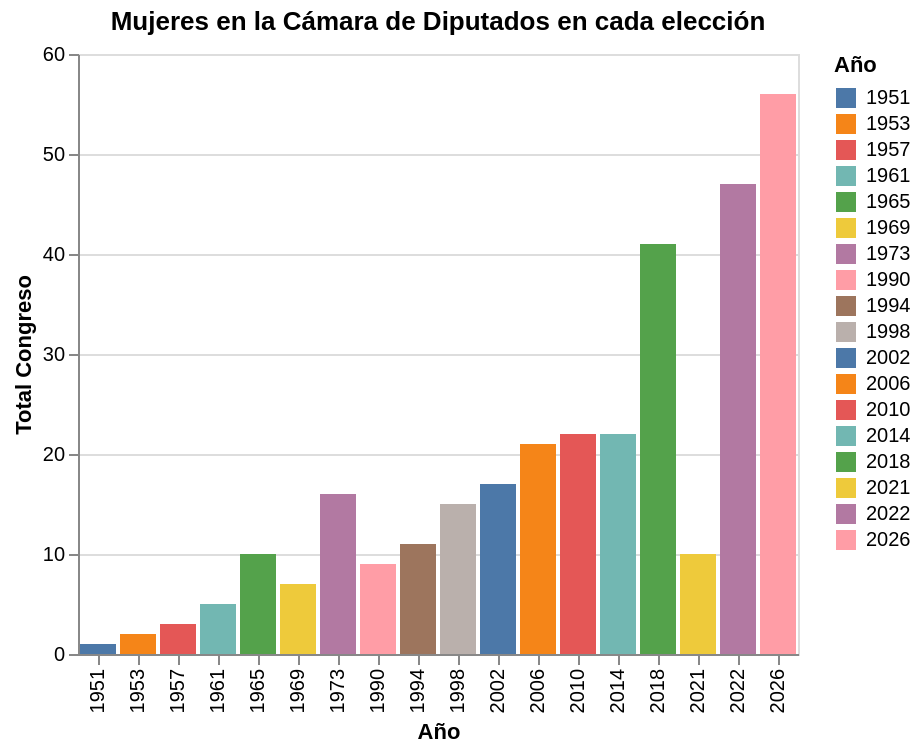

The code cell stored with this chart in its notebook:
### Code cell
alt.Chart(df).mark_bar().encode(
    x="Año:N",
    y="Total Congreso:Q",
    tooltip=["Cámara", "Año"],
    color="Año:N"
).properties(
    title="Mujeres en la Cámara de Diputados en cada elección"
)

### Figure 1 — Vega-Lite specification as saved in the notebook (floating-point values rounded to 4 significant figures)
{"config": {"view": {"continuousWidth": 300, "continuousHeight": 300}}, "data": {"name": "data-29d8a69b434acdfad5c1fd866ec790ce"}, "mark": {"type": "bar"}, "encoding": {"color": {"field": "Año", "type": "nominal"}, "tooltip": [{"field": "Cámara", "type": "quantitative"}, {"field": "Año", "type": "quantitative"}], "x": {"field": "Año", "type": "nominal"}, "y": {"field": "Total Congreso", "type": "quantitative"}}, "title": "Mujeres en la Cámara de Diputados en cada elección", "$schema": "https://vega.github.io/schema/vega-lite/v5.20.1.json", "datasets": {"data-29d8a69b434acdfad5c1fd866ec790ce": [{"Año": 1951, "Total Congreso": 1, "Cámara": 1, "Senado": 0}, {"Año": 1953, "Total Congreso": 2, "Cámara": 1, "Senado": 1}, {"Año": 1957, "Total Congreso": 3, "Cámara": 3, "Senado": 0}, {"Año": 1961, "Total Congreso": 5, "Cámara": 5, "Senado": 0}, {"Año": 1965, "Total Congreso": 10, "Cámara": 10, "Senado": 0}, {"Año": 1969, "Total Congreso": 7, "Cámara": 7, "Senado": 0}, {"Año": 1973, "Total Congreso": 16, "Cámara": 14, "Senado": 2}, {"Año": 1990, "Total Congreso": 9, "Cámara": 7, "Senado": 2}, {"Año": 1994, "Total Congreso": 11, "Cámara": 9, "Senado": 2}, {"Año": 1998, "Total Congreso": 15, "Cámara": 13, "Senado": 2}, {"Año": 2002, "Total Congreso": 17, "Cámara": 15, "Senado": 2}, {"Año": 2006, "Total Congreso": 21, "Cámara": 19, "Senado": 2}, {"Año": 2010, "Total Congreso": 22, "Cámara": 17, "Senado": 5}, {"Año": 2014, "Total Congreso": 22, "Cámara": 15, "Senado": 7}, {"Año": 2018, "Total Congreso": 41, "Cámara": 31, "Senado": 10}, {"Año": 2021, "Total Congreso": 10, "Cámara": 0, "Senado": 10}, {"Año": 2022, "Total Congreso": 47, "Cámara": 46, "Senado": 1}, {"Año": 2026, "Total Congreso": 56, "Cámara": 41, "Senado": 15}]}}
